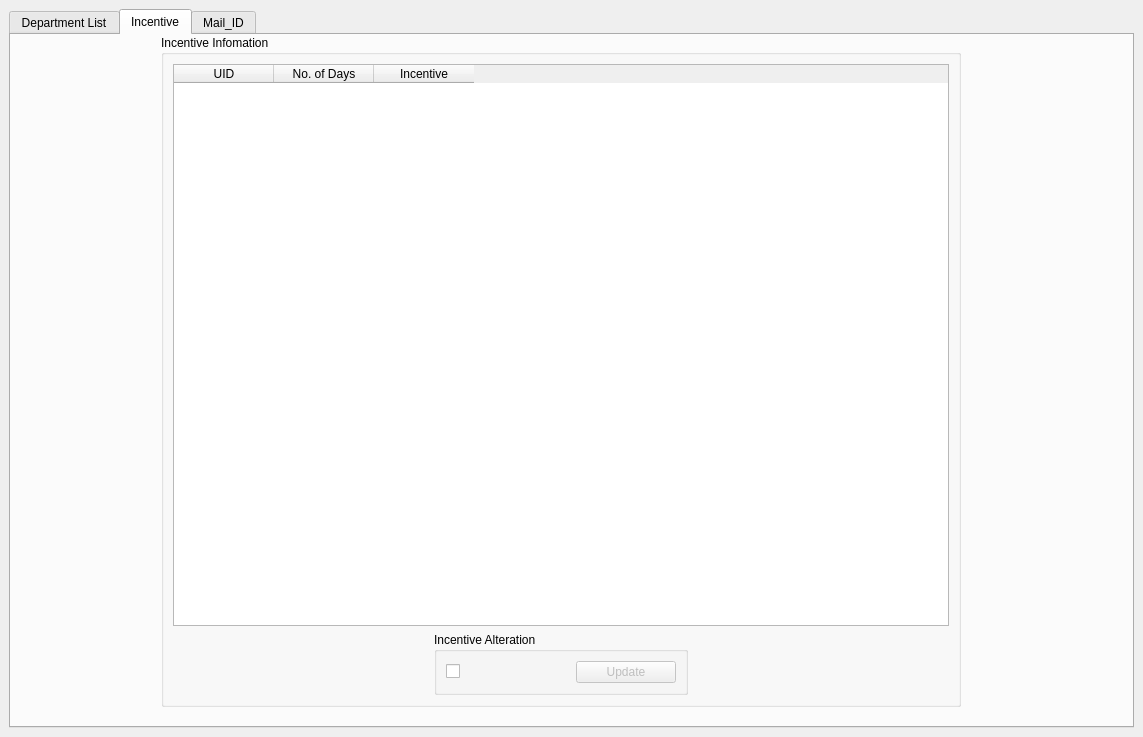
<?xml version="1.0" encoding="UTF-8"?>
<ui version="4.0">
 <class>MWin_Master</class>
 <widget class="QMainWindow" name="MWin_Master">
  <property name="geometry">
   <rect>
    <x>0</x>
    <y>0</y>
    <width>1143</width>
    <height>737</height>
   </rect>
  </property>
  <property name="windowTitle">
   <string>MainWindow</string>
  </property>
  <property name="styleSheet">
   <string notr="true">font: 10pt &quot;Courier New&quot;;</string>
  </property>
  <widget class="QWidget" name="CWin_Master">
   <layout class="QGridLayout" name="gridLayout_12">
    <item row="0" column="0">
     <widget class="QTabWidget" name="TabMain_Master">
      <property name="currentIndex">
       <number>1</number>
      </property>
      <property name="tabBarAutoHide">
       <bool>false</bool>
      </property>
      <widget class="QWidget" name="Tab_Department">
       <attribute name="title">
        <string>Department List</string>
       </attribute>
       <layout class="QGridLayout" name="gridLayout_11">
        <item row="0" column="0" alignment="Qt::AlignHCenter">
         <widget class="QGroupBox" name="GrpBox_DeptInfo">
          <property name="minimumSize">
           <size>
            <width>800</width>
            <height>0</height>
           </size>
          </property>
          <property name="title">
           <string>Department Infomation</string>
          </property>
          <layout class="QGridLayout" name="gridLayout_2">
           <item row="0" column="0" colspan="3">
            <widget class="QTableWidget" name="IQTB_DeptInfo">
             <column>
              <property name="text">
               <string>WID</string>
              </property>
             </column>
             <column>
              <property name="text">
               <string>Designation</string>
              </property>
             </column>
            </widget>
           </item>
           <item row="1" column="0">
            <widget class="QGroupBox" name="GrpBox_DeptAdd">
             <property name="title">
              <string>Adding Department</string>
             </property>
             <layout class="QGridLayout" name="gridLayout">
              <item row="1" column="0">
               <widget class="QLineEdit" name="IQLE_Designation">
                <property name="maximumSize">
                 <size>
                  <width>250</width>
                  <height>16777215</height>
                 </size>
                </property>
               </widget>
              </item>
              <item row="1" column="2">
               <widget class="QPushButton" name="IQPB_DeptUpdate">
                <property name="maximumSize">
                 <size>
                  <width>100</width>
                  <height>16777215</height>
                 </size>
                </property>
                <property name="text">
                 <string>Update</string>
                </property>
               </widget>
              </item>
              <item row="1" column="1">
               <widget class="QPushButton" name="IQPB_DeptAdd">
                <property name="maximumSize">
                 <size>
                  <width>100</width>
                  <height>16777215</height>
                 </size>
                </property>
                <property name="text">
                 <string>Add</string>
                </property>
               </widget>
              </item>
              <item row="0" column="0" alignment="Qt::AlignHCenter">
               <widget class="QLabel" name="NEX_label_2">
                <property name="text">
                 <string>Designation</string>
                </property>
               </widget>
              </item>
             </layout>
            </widget>
           </item>
          </layout>
         </widget>
        </item>
       </layout>
      </widget>
      <widget class="QWidget" name="Incentive_TAB">
       <attribute name="title">
        <string>Incentive</string>
       </attribute>
       <widget class="QGroupBox" name="GrpBox_IncentiveInfo">
        <property name="geometry">
         <rect>
          <x>150</x>
          <y>0</y>
          <width>800</width>
          <height>672</height>
         </rect>
        </property>
        <property name="minimumSize">
         <size>
          <width>800</width>
          <height>0</height>
         </size>
        </property>
        <property name="title">
         <string>Incentive Infomation</string>
        </property>
        <layout class="QGridLayout" name="gridLayout_3">
         <item row="0" column="0" colspan="3">
          <widget class="QTableWidget" name="IQTB_IncentiveInfo">
           <column>
            <property name="text">
             <string>UID</string>
            </property>
           </column>
           <column>
            <property name="text">
             <string>No. of Days</string>
            </property>
           </column>
           <column>
            <property name="text">
             <string>Incentive</string>
            </property>
           </column>
          </widget>
         </item>
         <item row="3" column="1">
          <widget class="QGroupBox" name="GrpBox_IncentiveAdd">
           <property name="title">
            <string>Incentive Alteration</string>
           </property>
           <layout class="QGridLayout" name="gridLayout_4">
            <item row="2" column="2">
             <widget class="QPushButton" name="IQPB_IncentiveUpdate">
              <property name="enabled">
               <bool>false</bool>
              </property>
              <property name="maximumSize">
               <size>
                <width>100</width>
                <height>16777215</height>
               </size>
              </property>
              <property name="text">
               <string>Update</string>
              </property>
             </widget>
            </item>
            <item row="2" column="0">
             <widget class="QCheckBox" name="IQCB_Incentive">
              <property name="text">
               <string/>
              </property>
             </widget>
            </item>
           </layout>
          </widget>
         </item>
        </layout>
       </widget>
      </widget>
      <widget class="QWidget" name="Tab_Mail">
       <attribute name="title">
        <string>Mail_ID</string>
       </attribute>
       <layout class="QGridLayout" name="gridLayout_9">
        <item row="0" column="0" alignment="Qt::AlignHCenter">
         <widget class="QGroupBox" name="GrpBox_MailInfo">
          <property name="minimumSize">
           <size>
            <width>1000</width>
            <height>0</height>
           </size>
          </property>
          <property name="title">
           <string>Mail Infomation</string>
          </property>
          <layout class="QGridLayout" name="gridLayout_8">
           <item row="0" column="0" colspan="2">
            <widget class="QTableWidget" name="IQTB_MailInfo">
             <column>
              <property name="text">
               <string>UID</string>
              </property>
             </column>
             <column>
              <property name="text">
               <string>Name</string>
              </property>
             </column>
             <column>
              <property name="text">
               <string>Designation</string>
              </property>
             </column>
             <column>
              <property name="text">
               <string>Mail ID</string>
              </property>
             </column>
            </widget>
           </item>
          </layout>
         </widget>
        </item>
        <item row="1" column="0" alignment="Qt::AlignHCenter">
         <widget class="QGroupBox" name="GrpBox_MailAdd">
          <property name="title">
           <string>Adding Mail ID</string>
          </property>
          <layout class="QGridLayout" name="gridLayout_7">
           <item row="2" column="2">
            <widget class="QLineEdit" name="IQLE_MailID">
             <property name="maximumSize">
              <size>
               <width>250</width>
               <height>16777215</height>
              </size>
             </property>
            </widget>
           </item>
           <item row="2" column="1">
            <widget class="QComboBox" name="IQCB_Designation">
             <property name="sizePolicy">
              <sizepolicy hsizetype="Expanding" vsizetype="Fixed">
               <horstretch>0</horstretch>
               <verstretch>0</verstretch>
              </sizepolicy>
             </property>
             <property name="minimumSize">
              <size>
               <width>200</width>
               <height>0</height>
              </size>
             </property>
             <property name="maximumSize">
              <size>
               <width>250</width>
               <height>16777215</height>
              </size>
             </property>
            </widget>
           </item>
           <item row="0" column="2" alignment="Qt::AlignHCenter">
            <widget class="QLabel" name="NEX_label_9">
             <property name="text">
              <string>Mail ID</string>
             </property>
            </widget>
           </item>
           <item row="2" column="0">
            <widget class="QLineEdit" name="IQLE_Name">
             <property name="maximumSize">
              <size>
               <width>250</width>
               <height>16777215</height>
              </size>
             </property>
            </widget>
           </item>
           <item row="2" column="3">
            <widget class="QPushButton" name="IQPB_MailAddUpdate">
             <property name="enabled">
              <bool>true</bool>
             </property>
             <property name="minimumSize">
              <size>
               <width>150</width>
               <height>0</height>
              </size>
             </property>
             <property name="maximumSize">
              <size>
               <width>16777215</width>
               <height>16777215</height>
              </size>
             </property>
             <property name="text">
              <string>Add/Update</string>
             </property>
            </widget>
           </item>
           <item row="0" column="0" alignment="Qt::AlignHCenter">
            <widget class="QLabel" name="NEX_label_7">
             <property name="text">
              <string>Name</string>
             </property>
            </widget>
           </item>
           <item row="0" column="1" alignment="Qt::AlignHCenter">
            <widget class="QLabel" name="NEX_label_8">
             <property name="text">
              <string>Designation</string>
             </property>
            </widget>
           </item>
          </layout>
         </widget>
        </item>
       </layout>
      </widget>
     </widget>
    </item>
   </layout>
  </widget>
 </widget>
 <resources/>
 <connections/>
</ui>
